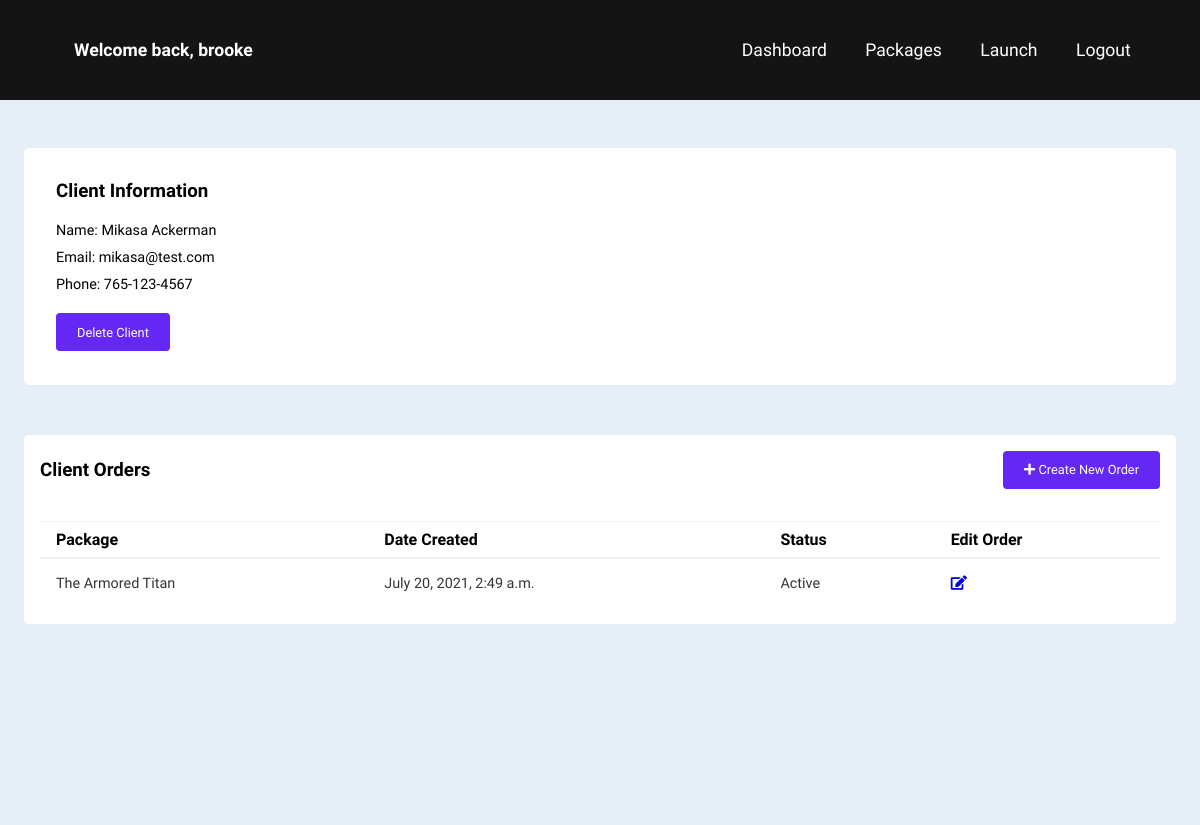
Page /client/2/ (signed in) on the committed database.
### accounts/models.py (models this page shows, shortened)
class Client(models.Model):
    name = models.CharField(max_length=200, null=True)
    phone = models.CharField(max_length=200, null=True)
    email = models.CharField(max_length=200, null=True)
    date_created = models.DateTimeField(auto_now_add=True, null=True)

class Order(models.Model):
    STATUS = (
        ('Active', 'Active'),
        ('Inactive', 'Inactive'),
    )
    client = models.ForeignKey(Client, null=True, on_delete=models.SET_NULL)
    package = models.ForeignKey(Package, null=True, on_delete=models.SET_NULL)
    date_created = models.DateTimeField(auto_now_add=True, null=True)
    status = models.CharField(max_length=200, null=True, choices=STATUS)

class Package(models.Model):
    name = models.CharField(max_length=200, null=True)
    hourly_rate = models.FloatField(null=True)
    description = models.CharField(max_length=200, null=True)
    date_created = models.DateTimeField(auto_now_add=True, null=True)
    def __str__(self):
        return self.name

### accounts/views.py (the view)
# urls.py: path('client/<str:pk_test>/', views.client, name="client"),
@login_required(login_url='signin')
def client(request, pk_test):
    client = Client.objects.get(id=pk_test)
    orders = client.order_set.all()
    context = {'client': client, 'orders': orders}
    return render(request,'accounts/client.html', context)

### accounts/templates/accounts/client.html (shortened to what this page needs)
{% extends 'accounts/main.html' %}
{% block content %}
{% include 'accounts/dashboard-navbar.html' %}
    <div class="main-content">
        <main>
            <div class="cards">
                <div class="card-single">
                    <div class="card-header">
                        <h3>Client Information</h3>
                    </div>
                    <div class="sub-card">
                        <span>Name: {{client.name}}</span>
                        <span>Email: {{client.email}}</span>
                        <span>Phone: {{client.phone}}</span>
                        <a class="add-new-order" href="{% url 'delete_client' client.id %}"><button>Delete Client</button></a>
                    </div>
                </div>
            </div>
            <div class="clients-wrapper">
                <div class="clients-header">
                    <h3>Client Orders</h3>
                    <a class="add-new-order" href="{% url 'create_order' %}"><button><span><i class="fas fa-plus"></i></span> Create New Order</button></a>
                </div>
                <div class="clients-body">
                    <div class="table-responsive">
                        <table width="100%">
                            <thead>
                                <tr>
                                    <th>Package</th>
                                    <th>Date Created</th>
                                    <th>Status</th>
                                    <th>Edit Order</th>
                                </tr>
                            </thead>
                            {% for order in orders %}
                                <tr>
                                    <td>{{order.package}}</td>
                                    <td>{{order.date_created}}</td>
                                    <td>{{order.status}}</td>
                                    <td><a href="{% url 'update_order' order.id %}"><i class="fas fa-edit"></i></a></td>
                                </tr>
                            {% endfor %}
                        </table>
                    </div>
                </div>
            </div>
        </main>
    </div>
{% endblock %}

### accounts/templates/accounts/dashboard-navbar.html (shortened to what this page needs)
{% load static %}
<nav class="navbar">
    <div class="navbar__container">
        <div class="user-wrapper">
            <h4>Welcome back, {{request.user}}</h4>
        </div>
        <ul class="navbar__menu">
            <li class="navbar__item">
                <a href="{% url 'dashboard' %}" class="navbar__links">Dashboard</a>
            </li>
            <li class="navbar__item">
                <a href="{% url 'packages' %}" class="navbar__links">Packages</a>
            </li>
            <li class="navbar__item">
                <a href="/" class="navbar__links" target="_blank">Launch</a>
            </li>
            <li class="navbar__item">
                <a href="{% url 'logout' %}" class="navbar__links">Logout</a>
            </li>
        </ul>
    </div>
</nav>

### static/css/main.css (style rules this page uses)
* { box-sizing: border-box; margin: 0; padding: 0; list-style-type: none; text-decoration: none; font-family: "Kumbh Sans", sans-serif; }
.navbar { background: var(--darkgrey); height: 100px; display: flex; justify-content: center; align-items: center; font-size: 1.1rem; position: sticky; top: 0; z-index: 999; }
.navbar__container { display: flex; justify-content: space-between; height: 100px; z-index: 1; width: 100%; max-width: 1500px; margin: 0 auto; padding: 0 50px; }
.navbar__menu { display: flex; align-items: center; list-style: none; text-align: center; }
.navbar__item { height: 100px; }
.navbar__links { color: white; display: flex; align-items: center; justify-content: center; text-decoration: none; padding: 0 1.2rem; height: 100%; }
.main-content { height: 80vh; }
.user-wrapper { display: flex; align-items: center; }
.user-wrapper { padding: 2rem 1.5rem; }
.user-wrapper h4 { color: white; }
.main-content main { padding: 2rem 1.5rem; background: #e6eff7; min-height: calc(100vh - 75px); }
.table-responsive { width: 100%; overflow-x: auto; }
.cards { margin-top: 1rem; }
.card-single { display: grid; align-items: center; background-color: #fff; border-radius: 5px; padding: 2rem; width: 100%; }
.card-header { margin-bottom: 1rem; }
.sub-card { display: grid; height: 135px; line-height: 25px; font-size: .9rem; }
.sub-card button { margin-top: 15px; background: var(--deepsea); border-radius: 4px; color: #fff; font-size: .8rem; padding: .65rem 1.25rem; border: 1px solid transparent; }
.clients-wrapper { margin-top: 50px; background: #fff; border-radius: 5px; }
.clients-header, .clients-body { padding: 1rem; }
.clients-header { display: flex; justify-content: space-between; align-items: center; }
.clients-header button { background: var(--deepsea); border-radius: 4px; color: #fff; font-size: .8rem; padding: .65rem 1.25rem; border: 1px solid transparent; }
.clients-body table { border-collapse: collapse; }
.clients-body thead { border-top: 1px solid #f0f0f0; border-bottom: 2px solid #f0f0f0; }
.clients-body thead th { font-weight: 600; text-align: left; padding: .5rem 1rem; }
.clients-body td { padding: 1rem; font-size: .9rem; color: rgb(53, 53, 53); }

### static/css/variables.css (style rules this page uses)
:root { --offwhite: #e8e3dc; --seasalt: #ced9df; --oceanbay: #50d5d5; --deepsea: #6427f4; --slateblue: #3827f4; --darkgrey: #141414; --litegrey: #c4c4c4; --pink: #e91672; --text-dark: #1d2231; --text-grey: #8390a2; --text-med: #9d9d9d; }

### rows in the picture
Client: name "Mikasa Ackerman", email "mikasa@test.com", phone "765-123-4567"
Order: package "The Armored Titan", date_created "July 20, 2021, 2:49 a.m.", status "Active"

### other values in the picture
{{ request.user }} "brooke"
